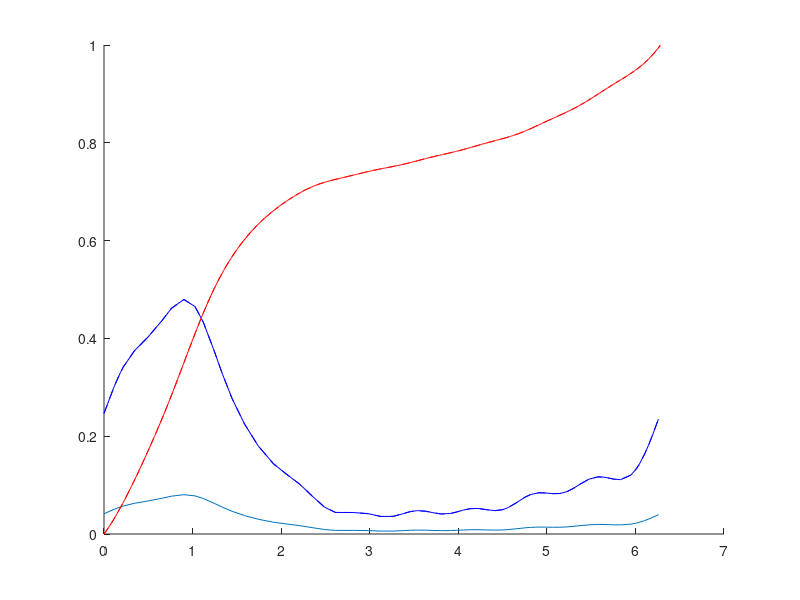

Recreate this plot in MATLAB.
function extract
clc;clear all;close all;
format long

PCdata=[ ...
    0., 0.0436
    6.6832, 0.0499
    10.6931, 0.0548
    12.4752, 0.0562
    19.604, 0.0646
    28.5149, 0.0673
    37.4257, 0.0729
    43.6634, 0.0771
    51.6832, 0.0799
    58.8119, 0.0799
    64.1584, 0.0714
    71.2871, 0.063
    76.6337, 0.0545
    82.8713, 0.046
    90.8911, 0.039
    99.802, 0.0291
    109.604, 0.0249
    117.6238, 0.0192
    126.5347, 0.0192
    134.5545, 0.0121
    142.5743, 7.8744e-3
    149.7029, 9.2517e-3
    161.2871, 6.3962e-3
    171.0891, 7.7631e-3
    179.1089, 4.9215e-3
    187.1287, 6.9979e-3
    192.9207, 6.9753e-3
    198.2673, 6.9545e-3
    202.7227, 8.3422e-3
    208.5149, 8.3196e-3
    213.4158, 6.1928e-3
    218.3168, 6.8762e-3
    224.1089, 7.5562e-3
    228.1188, 8.2431e-3
    232.5743, 8.2257e-3
    237.0297, 7.5057e-3
    241.9306, 8.8918e-3
    248.1683, 8.1648e-3
    253.0693, 8.8483e-3
    257.9703, 8.1266e-3
    261.5347, 9.5178e-3
    266.4356, 9.4987e-3
    272.2277, 0.013
    275.7921, 0.0137
    281.1386, 0.0144
    285.5941, 0.0129
    290.0495, 0.0143
    294.9505, 0.015
    299.4059, 0.0143
    303.4158, 0.0143
    307.8713, 0.0178
    313.6634, 0.0184
    319.4554, 0.0198
    323.4653, 0.0191
    327.0297, 0.0191
    329.7029, 0.0198
    334.1584, 0.0191
    340.8416, 0.019
    344.4059, 0.0204
    346.1881, 0.0246
    349.7525, 0.0281
    352.4257, 0.0316
    355.099, 0.0351
    358.6634, 0.0372
    ];
BCdata=[ ...
    -1.7822, 0.0569
    1.7822, 0.0632
    5.7921, 0.0688
    8.4653, 0.0758
    10.6931, 0.0836
    12.9207, 0.0885
    15.5941, 0.0962
    18.7128, 0.1032
    20.9405, 0.1095
    24.0594, 0.1151
    24.9505, 0.125
    28.0693, 0.1327
    28.0693, 0.1411
    31.1881, 0.1467
    30.7426, 0.1566
    32.5248, 0.1629
    34.7525, 0.1692
    36.5347, 0.179
    38.7624, 0.1867
    36.9802, 0.191
    39.6535, 0.1987
    41.4356, 0.2078
    43.6634, 0.2155
    45.4455, 0.2239
    45.0, 0.2331
    46.7822, 0.2422
    47.6733, 0.2513
    48.1188, 0.2591
    48.5644, 0.2668
    49.0099, 0.2724
    49.901, 0.2793
    50.3465, 0.2865
    51.6832, 0.2934
    52.5743, 0.3005
    53.9109, 0.3089
    53.9109, 0.3174
    55.2475, 0.3244
    56.1386, 0.3307
    57.0297, 0.3384
    57.9207, 0.3447
    58.3663, 0.3511
    58.3663, 0.358
    60.1485, 0.3644
    60.5941, 0.3721
    60.5941, 0.3785
    61.9306, 0.3848
    61.4851, 0.3911
    62.8218, 0.3946
    64.1584, 0.4058
    65.495, 0.4143
    64.1584, 0.422
    65.495, 0.4311
    66.8317, 0.4367
    68.1683, 0.4452
    71.2871, 0.4536
    72.1782, 0.4655
    73.0693, 0.4747
    74.8515, 0.483
    74.4059, 0.4929
    75.297, 0.4999
    77.0792, 0.507
    77.5248, 0.5168
    78.4158, 0.5259
    79.7525, 0.5343
    81.9802, 0.5442
    82.4257, 0.5547
    86.4356, 0.561
    90.8911, 0.5526
    94.4554, 0.5462
    99.3564, 0.5392
    100.2475, 0.5308
    103.8119, 0.5251
    105.5941, 0.5188
    106.0396, 0.5104
    106.9306, 0.5047
    107.8218, 0.4969
    108.2673, 0.49
    109.604, 0.4836
    110.495, 0.4738
    111.386, 0.4675
    111.8317, 0.4605
    113.6139, 0.4534
    114.505, 0.445
    114.0594, 0.438
    115.8416, 0.4288
    117.1782, 0.4203
    118.0693, 0.4141
    119.4059, 0.407
    121.6337, 0.3993
    121.6337, 0.388
    122.5248, 0.3796
    123.8614, 0.3698
    123.8614, 0.3627
    126.0891, 0.355
    126.9802, 0.3466
    127.4257, 0.3381
    127.8713, 0.329
    129.6535, 0.3206
    131.4356, 0.3121
    131.8812, 0.3016
    132.3267, 0.2932
    133.6634, 0.2875
    135.0, 0.2798
    135.4455, 0.2735
    137.6733, 0.2643
    137.2277, 0.2545
    138.5644, 0.244
    139.4554, 0.2341
    140.7921, 0.2257
    142.1287, 0.2179
    143.9109, 0.2102
    143.4653, 0.1997
    143.9109, 0.1941
    145.2475, 0.1863
    145.6931, 0.1786
    148.8119, 0.1708
    149.7029, 0.1645
    151.4851, 0.1568
    150.5941, 0.1505
    154.604, 0.1434
    155.495, 0.1343
    157.2772, 0.1258
    158.6139, 0.1195
    160.396, 0.1118
    161.7327, 0.1026
    165.297, 0.0949
    164.8515, 0.0879
    167.0792, 0.0801
    170.6436, 0.0738
    175.099, 0.0689
    179.1089, 0.0646
    182.2277, 0.059
    186.2376, 0.0548
    189.3564, 0.0498
    192.9207, 0.0428
    197.3761, 0.0393
    199.1584, 0.0358
    206.7327, 0.0301
    212.5248, 0.028
    218.3168, 0.0273
    222.7723, 0.0272
    226.3366, 0.0265
    231.2376, 0.0265
    236.1386, 0.0272
    240.5941, 0.0244
    243.2673, 0.0236
    247.7227, 0.0243
    251.7327, 0.0215
    256.6337, 0.0222
    259.7525, 0.0201
    263.7624, 0.0172
    268.6634, 0.0158
    267.3267, 0.0165
    274.0099, 0.0172
    279.3564, 0.0228
    285.5941, 0.0242
    288.2673, 0.0228
    292.2772, 0.0213
    295.8416, 0.0206
    299.8515, 0.0213
    303.4158, 0.022
    307.8713, 0.0241
    311.4356, 0.0241
    315.0, 0.0262
    319.901, 0.0269
    323.0198, 0.0304
    325.6931, 0.0317
    329.2574, 0.0303
    334.604, 0.0317
    338.6139, 0.0331
    342.6238, 0.0352
    346.1881, 0.0394
    350.6436, 0.0422
    353.7624, 0.0478
    355.9901, 0.052
    360.0, 0.0569
    ];

xdata = PCdata(:,1);
ydata = PCdata(:,2);

rows = size(ydata, 1);

rad_data=xdata.*(2.*pi)./360;   % Convert to radial.

for j=10;
    % LSE
    N_components = j;
    A = ones(rows, 1);
    
    for i = 1:N_components
        A = [A cos(i.*rad_data) sin(i.*rad_data)];
    end
    
    app_x=pinv(A)*ydata;
    
    % See how good is the approximation
    rad_data=xdata.*(2.*pi)./360;
    
    % Plot approximation
    F_PC = A*app_x;
    
    err(j)=sqrt(sum((F_PC-ydata).^2));
end

app_x1 = app_x./(app_x(1,1)*2*pi)
F_PC1 =  A*app_x1;

f_tilde_max = 1;
app_x2(1,1) = app_x1(1,1);
% app_x2(2:(2*N_components+1),1) = app_x1(2:(2*N_components+1),1).*(f_tilde_max - 1/(2*pi))./(0.4796 - 1/(2*pi));
app_x2(2:(2*N_components+1),1) = app_x1(2:(2*N_components+1),1).*f_tilde_max;
F_PC2 =  A*app_x2;

% % plot(err);
% perc=abs(err(1:(end-1))-err(2:(end)))./err(1:(end-1)).*100;
% plot(perc);

% CDF
t=(0:0.01:2*pi)';
A = t;
for i = 1:N_components
    A = [A (1/i).*sin(i.*t) (1/i)*(-(cos(i.*t)-1))];
end
cdf = A*app_x1;

cdf2 =  A*app_x2;

figure(1);hold on
% plot(PCdata(:,1), PCdata(:,2),'*r');
% plot(BCdata(:,1), BCdata(:,2),'*b');
plot(xdata/360*(2*pi),F_PC,'-');
plot(xdata/360*(2*pi),F_PC1,'b-');
plot(xdata/360*(2*pi),F_PC2,'b--');
plot(t,cdf,'r-');
plot(t,cdf2,'r--');
end

function F = myfun(x,xdata)
A0=x(1);
A1=x(2);
A2=x(3);
A3=x(4);
A4=x(5);

rad_data=xdata.*(2.*pi)./360;
F = A0 + A1.*cos(rad_data)+A2.*sin(rad_data) + A3.*cos(2.*rad_data)+A4.*sin(2.*rad_data);
end